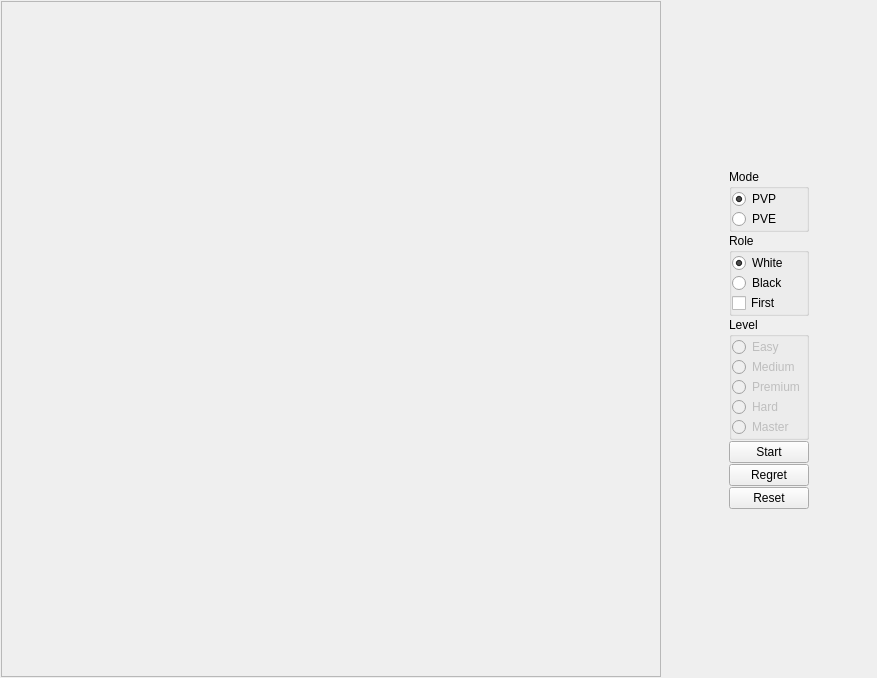
<?xml version="1.0" encoding="UTF-8"?>
<ui version="4.0">
 <class>MainWidget</class>
 <widget class="QWidget" name="MainWidget">
  <property name="geometry">
   <rect>
    <x>0</x>
    <y>0</y>
    <width>877</width>
    <height>678</height>
   </rect>
  </property>
  <property name="windowTitle">
   <string>MainWidget</string>
  </property>
  <layout class="QGridLayout" name="layoutGMain">
   <property name="leftMargin">
    <number>1</number>
   </property>
   <property name="topMargin">
    <number>1</number>
   </property>
   <property name="rightMargin">
    <number>1</number>
   </property>
   <property name="bottomMargin">
    <number>1</number>
   </property>
   <property name="spacing">
    <number>1</number>
   </property>
   <item row="2" column="3">
    <widget class="QGroupBox" name="groupBoxRole">
     <property name="title">
      <string>Role</string>
     </property>
     <layout class="QGridLayout" name="layoutGRole">
      <property name="leftMargin">
       <number>0</number>
      </property>
      <property name="topMargin">
       <number>0</number>
      </property>
      <property name="rightMargin">
       <number>0</number>
      </property>
      <property name="bottomMargin">
       <number>0</number>
      </property>
      <property name="spacing">
       <number>0</number>
      </property>
      <item row="0" column="0">
       <widget class="QRadioButton" name="radioBtnWhite">
        <property name="text">
         <string>White</string>
        </property>
        <property name="checked">
         <bool>true</bool>
        </property>
       </widget>
      </item>
      <item row="1" column="0">
       <widget class="QRadioButton" name="radioBtnBlack">
        <property name="text">
         <string>Black</string>
        </property>
       </widget>
      </item>
      <item row="2" column="0">
       <widget class="QCheckBox" name="checkBoxFirst">
        <property name="text">
         <string>First</string>
        </property>
       </widget>
      </item>
     </layout>
    </widget>
   </item>
   <item row="0" column="0" rowspan="9" colspan="2">
    <widget class="FIRWidget" name="frame">
     <property name="minimumSize">
      <size>
       <width>660</width>
       <height>660</height>
      </size>
     </property>
     <property name="frameShape">
      <enum>QFrame::StyledPanel</enum>
     </property>
     <property name="frameShadow">
      <enum>QFrame::Raised</enum>
     </property>
    </widget>
   </item>
   <item row="2" column="2">
    <spacer name="hspacerLeft">
     <property name="orientation">
      <enum>Qt::Horizontal</enum>
     </property>
     <property name="sizeHint" stdset="0">
      <size>
       <width>40</width>
       <height>20</height>
      </size>
     </property>
    </spacer>
   </item>
   <item row="6" column="3">
    <widget class="QPushButton" name="btnReset">
     <property name="text">
      <string>Reset</string>
     </property>
    </widget>
   </item>
   <item row="0" column="3">
    <spacer name="vspacerUp">
     <property name="orientation">
      <enum>Qt::Vertical</enum>
     </property>
     <property name="sizeHint" stdset="0">
      <size>
       <width>20</width>
       <height>140</height>
      </size>
     </property>
    </spacer>
   </item>
   <item row="3" column="3">
    <widget class="QGroupBox" name="groupBoxLevel">
     <property name="title">
      <string>Level</string>
     </property>
     <layout class="QGridLayout" name="layoutGLevel">
      <property name="leftMargin">
       <number>0</number>
      </property>
      <property name="topMargin">
       <number>0</number>
      </property>
      <property name="rightMargin">
       <number>0</number>
      </property>
      <property name="bottomMargin">
       <number>0</number>
      </property>
      <property name="spacing">
       <number>0</number>
      </property>
      <item row="0" column="0">
       <widget class="QRadioButton" name="radioBtnEasy">
        <property name="enabled">
         <bool>false</bool>
        </property>
        <property name="text">
         <string>Easy</string>
        </property>
        <property name="checkable">
         <bool>true</bool>
        </property>
       </widget>
      </item>
      <item row="1" column="0">
       <widget class="QRadioButton" name="radioBtnMedium">
        <property name="enabled">
         <bool>false</bool>
        </property>
        <property name="text">
         <string>Medium</string>
        </property>
       </widget>
      </item>
      <item row="2" column="0">
       <widget class="QRadioButton" name="radioBtnPremium">
        <property name="enabled">
         <bool>false</bool>
        </property>
        <property name="text">
         <string>Premium</string>
        </property>
       </widget>
      </item>
      <item row="3" column="0">
       <widget class="QRadioButton" name="radioBtnHard">
        <property name="enabled">
         <bool>false</bool>
        </property>
        <property name="text">
         <string>Hard</string>
        </property>
       </widget>
      </item>
      <item row="4" column="0">
       <widget class="QRadioButton" name="radioBtnMaster">
        <property name="enabled">
         <bool>false</bool>
        </property>
        <property name="text">
         <string>Master</string>
        </property>
       </widget>
      </item>
     </layout>
    </widget>
   </item>
   <item row="1" column="3">
    <widget class="QGroupBox" name="groupBoxMode">
     <property name="title">
      <string>Mode</string>
     </property>
     <layout class="QGridLayout" name="layoutGMode">
      <property name="leftMargin">
       <number>0</number>
      </property>
      <property name="topMargin">
       <number>0</number>
      </property>
      <property name="rightMargin">
       <number>0</number>
      </property>
      <property name="bottomMargin">
       <number>0</number>
      </property>
      <property name="spacing">
       <number>0</number>
      </property>
      <item row="0" column="0">
       <widget class="QRadioButton" name="radioBtnPVP">
        <property name="text">
         <string>PVP</string>
        </property>
        <property name="checked">
         <bool>true</bool>
        </property>
       </widget>
      </item>
      <item row="1" column="0">
       <widget class="QRadioButton" name="radioBtnPVE">
        <property name="text">
         <string>PVE</string>
        </property>
       </widget>
      </item>
     </layout>
    </widget>
   </item>
   <item row="2" column="4">
    <spacer name="hspacerRight">
     <property name="orientation">
      <enum>Qt::Horizontal</enum>
     </property>
     <property name="sizeHint" stdset="0">
      <size>
       <width>40</width>
       <height>20</height>
      </size>
     </property>
    </spacer>
   </item>
   <item row="4" column="3">
    <widget class="QPushButton" name="btnStart">
     <property name="text">
      <string>Start</string>
     </property>
    </widget>
   </item>
   <item row="8" column="3">
    <spacer name="vspacerDown">
     <property name="orientation">
      <enum>Qt::Vertical</enum>
     </property>
     <property name="sizeHint" stdset="0">
      <size>
       <width>20</width>
       <height>140</height>
      </size>
     </property>
    </spacer>
   </item>
   <item row="5" column="3">
    <widget class="QPushButton" name="btnRegret">
     <property name="text">
      <string>Regret</string>
     </property>
    </widget>
   </item>
  </layout>
 </widget>
 <customwidgets>
  <customwidget>
   <class>FIRWidget</class>
   <extends>QFrame</extends>
   <header>firwidget.h</header>
   <container>1</container>
  </customwidget>
 </customwidgets>
 <resources/>
 <connections/>
</ui>
